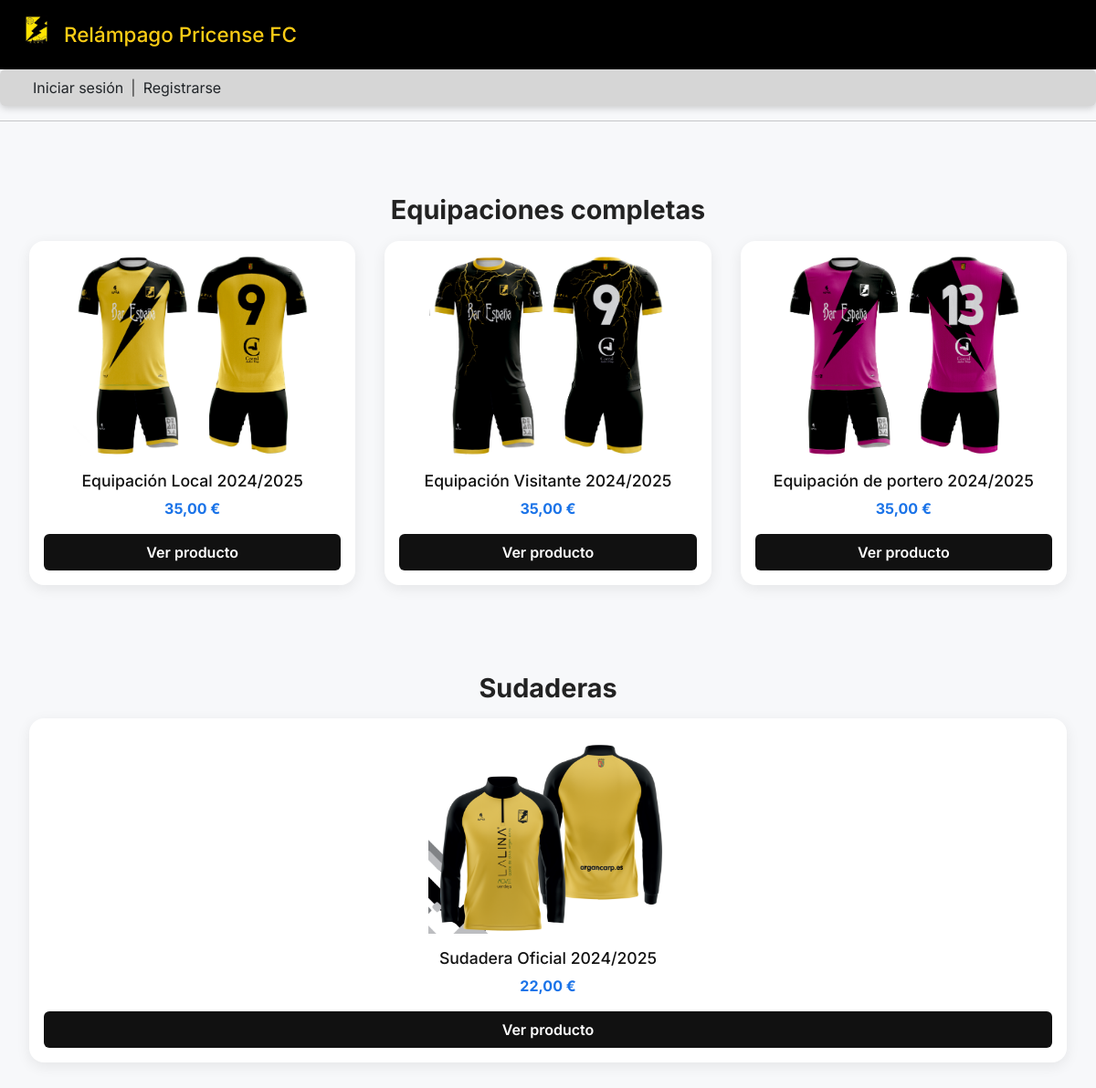
The app's page /tienda/ with its own data.
### relampagoweb/models.py (models this page shows, shortened)
class Producto(models.Model):
    TIPO_PRODUCTO = (
        ('Camiseta', 'Camiseta'),
        ('Equipación', 'Equipación'),
        ('Sudadera', 'Sudadera'),
    )
    nombre = models.CharField(max_length=100)
    tipo = models.CharField(max_length=20, choices=TIPO_PRODUCTO)
    descripcion = models.TextField(blank=True)
    imagen = models.ImageField(upload_to='productos/')
    precio = models.DecimalField(max_digits=6, decimal_places=2)

### relampagoweb/views.py (the view)
# urls.py: path('tienda/', tienda_view, name='tienda'),
def tienda_view(request):
    productos = Producto.objects.all()
    camisetas = productos.filter(tipo='Camiseta')
    sudaderas = productos.filter(tipo='Sudadera')
    equipaciones = productos.filter(tipo='Equipación')
    config = get_configuracion()
    return render(request, 'tienda.html', {
        'camisetas': camisetas,
        'sudaderas': sudaderas,
        'equipaciones': equipaciones,
        'config': config,
    })

### relampagoweb/views.py (called while the page is built)
def get_configuracion():
    config, created = Configuracion.objects.get_or_create(id=1)
    return config

### relampagoweb/templates/Tienda.html
{% extends "base.html" %}
{% load static %}
{% block content %}
<section class="seccion-productos">
  <h2 class="titulo-seccion">Equipaciones completas</h2>
  <div class="grid-productos">
    {% for producto in equipaciones %}
      <div class="card-producto">
        <img src="{{ producto.imagen.url }}" alt="{{ producto.nombre }}">
        <h3>{{ producto.nombre }}</h3>
        <p class="precio">{{ producto.precio }} €</p>
        <a href="{% url 'detalle_producto' producto.id %}" class="btn-ver">Ver producto</a>
      </div>
    {% empty %}
      <p>No hay equipaciones disponibles.</p>
    {% endfor %}
  </div>
</section>
<section class="seccion-productos">
  <h2 class="titulo-seccion">Sudaderas</h2>
  <div class="grid-productos">
    {% for producto in sudaderas %}
      <div class="card-producto">
        <img src="{{ producto.imagen.url }}" alt="{{ producto.nombre }}">
        <h3>{{ producto.nombre }}</h3>
        <p class="precio">{{ producto.precio }} €</p>
        <a href="{% url 'detalle_producto' producto.id %}" class="btn-ver">Ver producto</a>
      </div>
    {% empty %}
      <p>No hay sudaderas disponibles.</p>
    {% endfor %}
  </div>
</section>
{% endblock %}

### relampagoweb/static/css/estilos.css (style rules this page uses)
html, body { font-family: 'Inter', sans-serif; margin: 0; padding: 0; background-color: #f7f8fa; color: #333; }
.seccion-productos { padding: 2rem 1rem; }
.titulo-seccion { text-align: center; font-size: 2rem; font-weight: bold; margin-bottom: 1.5rem; color: #222; }
.grid-productos { display: grid; grid-template-columns: repeat(auto-fit, minmax(260px, 1fr)); gap: 2rem; padding: 0 1rem; }
.card-producto { background-color: #fff; border-radius: 16px; box-shadow: 0 4px 15px rgba(0, 0, 0, 0.08); overflow: hidden; text-align: center; transition: transform 0.2s ease, box-shadow 0.2s ease; padding: 1rem; display: flex; flex-direction: column; justify-content: space-between; }
.card-producto img { width: 100%; height: 220px; object-fit: contain; border-radius: 10px; margin-bottom: 1rem; }
.card-producto h3 { font-size: 1.1rem; margin-bottom: 0.5rem; color: #111; }
.card-producto .precio { color: #1a73e8; font-weight: bold; margin-bottom: 1rem; }
.card-producto .btn-ver { margin-top: auto; display: inline-block; padding: 0.5rem 1rem; background-color: #111; color: #fff; text-decoration: none; font-weight: 600; border-radius: 6px; transition: background-color 0.3s ease; }
.titulo-seccion { font-size: 1.8rem; font-weight: bold; text-align: center; margin-top: 2rem; margin-bottom: 1rem; }

### relampagoweb/templates/base.html (style rules this page uses)
body { font-family: 'Inter', sans-serif; }

### records on screen
Producto: imagen (picture), nombre "Equipación Local 2024/2025", precio "35,00"
Producto: imagen (picture), nombre "Equipación Visitante 2024/2025", precio "35,00"
Producto: imagen (picture), nombre "Equipación de portero 2024/2025", precio "35,00"
Producto: imagen (picture), nombre "Sudadera Oficial 2024/2025", precio "22,00"
